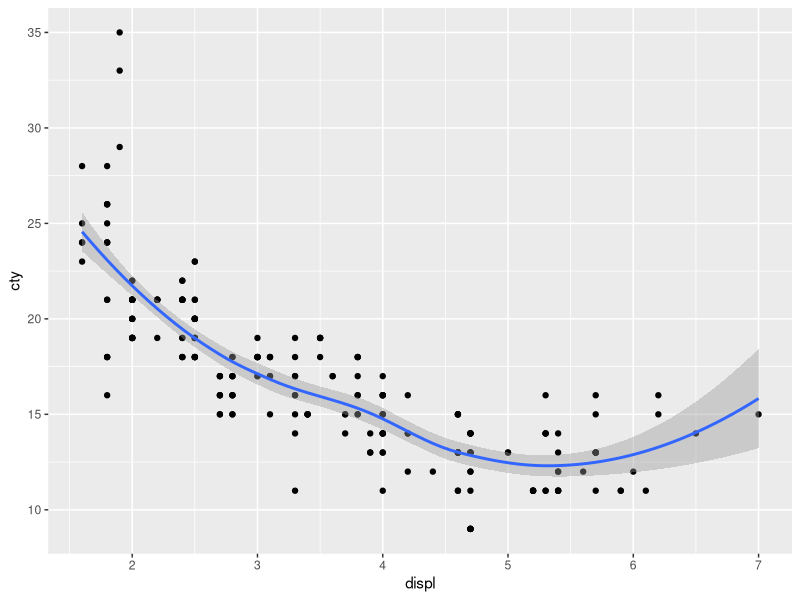

Write R code to recreate this figure.
library(tidyverse)

ggplot(data = mpg) + 
  geom_point(mapping = aes(x = displ, y = cty)) +
  geom_smooth(mapping = aes(x = displ, y = cty))

## make changes
